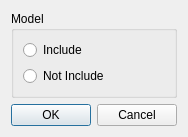
<?xml version="1.0" encoding="UTF-8"?>
<ui version="4.0">
 <class>EnergyDialog</class>
 <widget class="QDialog" name="EnergyDialog">
  <property name="geometry">
   <rect>
    <x>0</x>
    <y>0</y>
    <width>174</width>
    <height>130</height>
   </rect>
  </property>
  <property name="windowTitle">
   <string>Energy Model</string>
  </property>
  <layout class="QVBoxLayout" name="verticalLayout_2">
   <item>
    <widget class="QGroupBox" name="groupBox">
     <property name="title">
      <string>Model</string>
     </property>
     <layout class="QVBoxLayout" name="verticalLayout">
      <item>
       <widget class="QRadioButton" name="include">
        <property name="text">
         <string>Include</string>
        </property>
       </widget>
      </item>
      <item>
       <widget class="QRadioButton" name="notInclude">
        <property name="text">
         <string>Not Include</string>
        </property>
       </widget>
      </item>
     </layout>
    </widget>
   </item>
   <item>
    <widget class="QDialogButtonBox" name="buttonBox">
     <property name="orientation">
      <enum>Qt::Horizontal</enum>
     </property>
     <property name="standardButtons">
      <set>QDialogButtonBox::Cancel|QDialogButtonBox::Ok</set>
     </property>
    </widget>
   </item>
  </layout>
 </widget>
 <resources/>
 <connections>
  <connection>
   <sender>buttonBox</sender>
   <signal>accepted()</signal>
   <receiver>EnergyDialog</receiver>
   <slot>accept()</slot>
   <hints>
    <hint type="sourcelabel">
     <x>248</x>
     <y>254</y>
    </hint>
    <hint type="destinationlabel">
     <x>157</x>
     <y>274</y>
    </hint>
   </hints>
  </connection>
  <connection>
   <sender>buttonBox</sender>
   <signal>rejected()</signal>
   <receiver>EnergyDialog</receiver>
   <slot>reject()</slot>
   <hints>
    <hint type="sourcelabel">
     <x>316</x>
     <y>260</y>
    </hint>
    <hint type="destinationlabel">
     <x>286</x>
     <y>274</y>
    </hint>
   </hints>
  </connection>
 </connections>
</ui>
